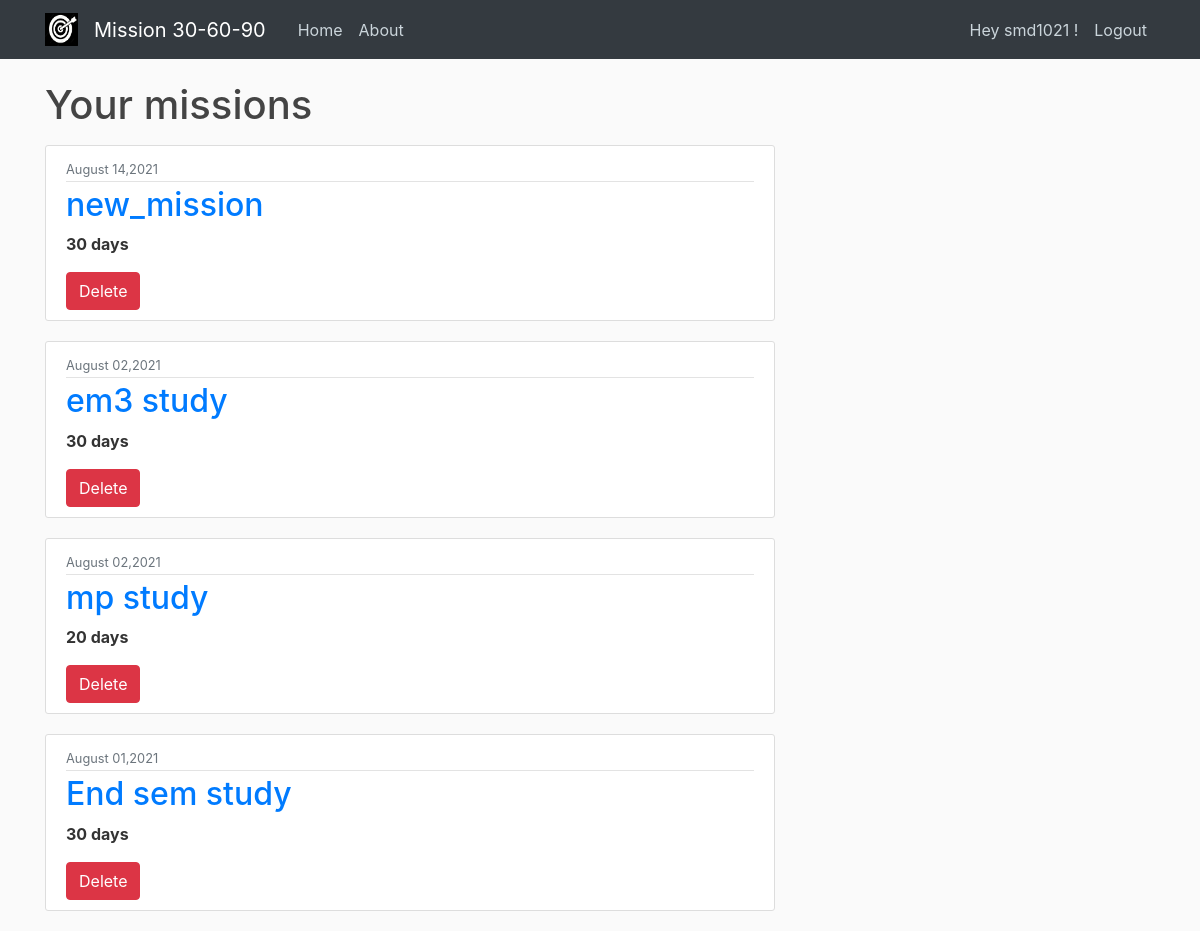
Before: /user/smd1021 (signed in) with the older database file.
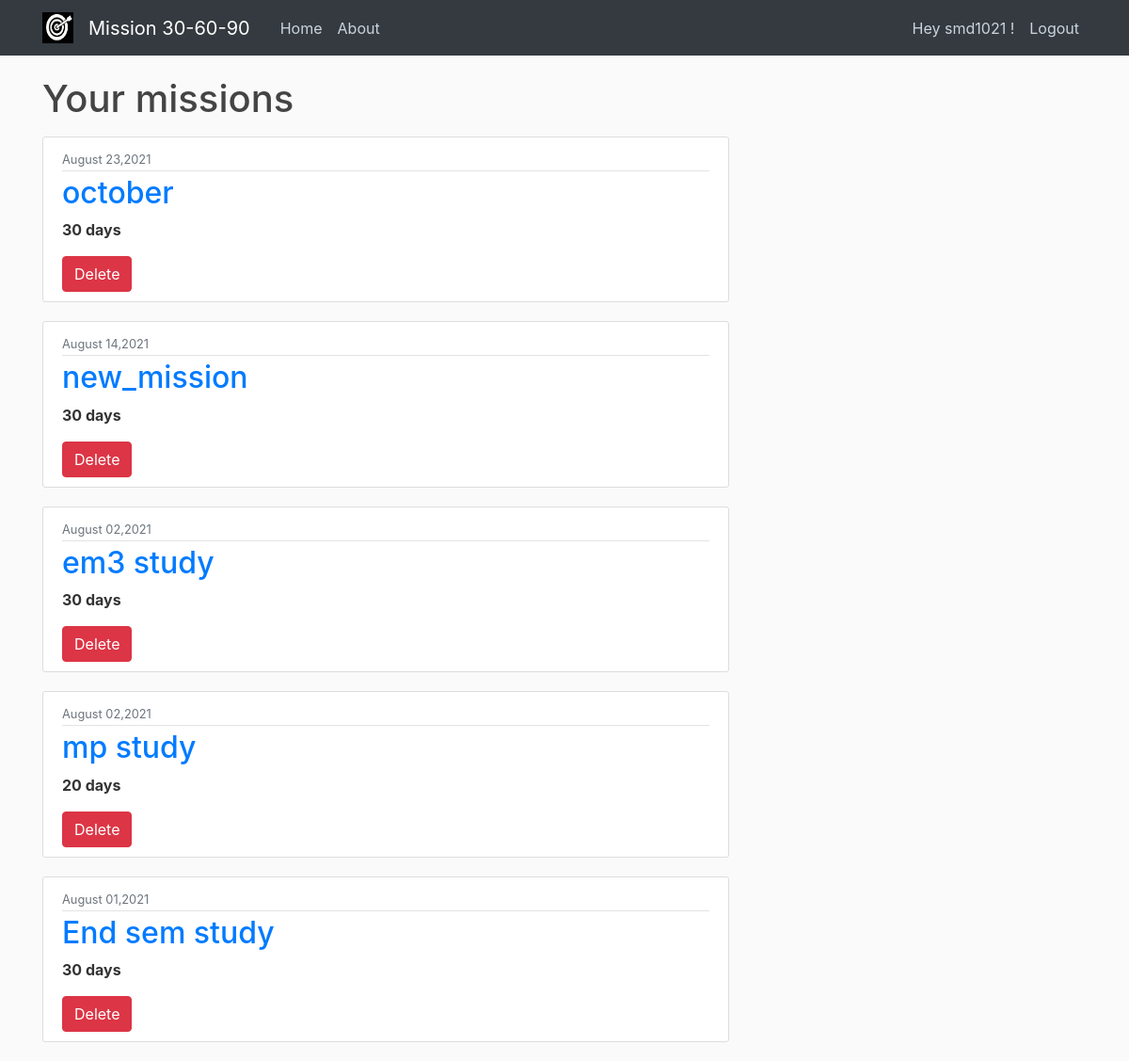
After: the same page with the newer database file.
### mission/models.py (models this page shows, shortened)
class Missions(models.Model):
    mission_name = models.CharField(max_length=50)
    no_of_days = models.IntegerField(validators=[validate.validate_days])
    start_date = models.DateField(default=date.today)
    aspirant = models.ForeignKey(User, on_delete=models.CASCADE)

### mission/views.py (the view)
# urls.py: path('user/<str:username>',MissionListView.as_view(),name='user-missions'),
class MissionListView(LoginRequiredMixin,ListView):
    model = Missions
    template_name = 'mission/user_missions.html'
    context_object_name = 'missions'
    def get_queryset(self):
        user = get_object_or_404(User,username=self.kwargs.get('username'))
        return Missions.objects.filter(aspirant=user).order_by('-start_date')

### mission/templates/mission/user_missions.html
{% extends "mission/base.html" %}
{% block content %}
  <div class="row">
    <div class="col-md-8">
      <h1 class="mb-3">Your missions</h1>
        {% for mission in missions %}
            <article class="media content-section">
              <div class="media-body">
                <div class="article-metadata">
                  <small class="text-muted">{{ mission.start_date|date:"F d,Y" }}</small>
                </div>
                <h2><a href = "{% url 'mission-today' mission.mission_name %}">{{ mission.mission_name }}</a></h2>
                <p class="article-content"><strong>{{ mission.no_of_days }} days</strong></p>
                <a class="btn btn-danger" style="margin-right: 2pt;" href="{% url 'mission-delete' mission.id %}">Delete</a>
              </div>
            </article>
        {% endfor %}
    </div>
  </div>
{% endblock content %}

Changed rows visible on the page:
added Missions: start_date "August 23,2021", mission_name "october", no_of_days "30"
